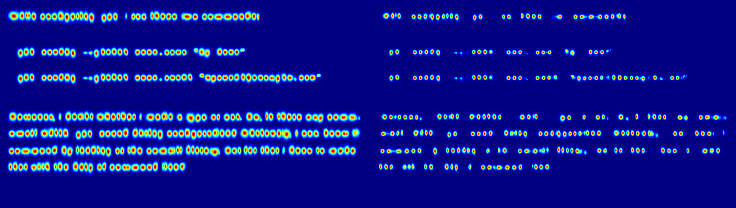
#> input picture application/tools/ocr/temp.png, 736 x 208 px
$ python -i load_image.py   (imports and definitions only)
#> lines starting #> are read from the running program, lines starting #| are printed output that depends on the picture
import os
import cv2
import numpy as np
from skimage import io
from PIL import JpegImagePlugin
from urllib.request import urlretrieve

def loadImage(image):
#> called with image = '../../temp.png'
    if type(image) == str:
        if image.startswith('http://') or image.startswith('https://'):
            tmp, _ = urlretrieve(image)
            img_cv_grey = cv2.imread(tmp, cv2.IMREAD_GRAYSCALE)
            os.remove(tmp)
        else:
            img_cv_grey = cv2.imread(image, cv2.IMREAD_GRAYSCALE)
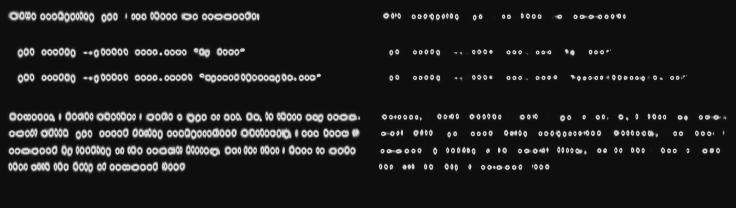
#> img_cv_grey: shape (208, 736); min 14, max 225, mean 31
            image = os.path.expanduser(image)
        img = io.imread(image)           # RGB order
        if img.shape[0] == 2: img = img[0]
        if len(img.shape) == 2 : img = cv2.cvtColor(img, cv2.COLOR_GRAY2RGB)
        if img.shape[2] == 4:   img = img[:,:,:3]
        img = np.array(img)

    elif type(image) == bytes:
        nparr = np.frombuffer(image, np.uint8)
        img = cv2.imdecode(nparr, cv2.IMREAD_COLOR)
        img = cv2.cvtColor(img, cv2.COLOR_BGR2RGB)
        img_cv_grey = cv2.cvtColor(img, cv2.COLOR_BGR2GRAY)

    elif type(image) == np.ndarray:
        if len(image.shape) == 2: # grayscale
            img_cv_grey = image
            img = cv2.cvtColor(image, cv2.COLOR_GRAY2BGR)
        elif len(image.shape) == 3 and image.shape[2] == 1:
            img_cv_grey = np.squeeze(image)
            img = cv2.cvtColor(img_cv_grey, cv2.COLOR_GRAY2BGR)
        elif len(image.shape) == 3 and image.shape[2] == 3: # BGRscale
            img = image
            img_cv_grey = cv2.cvtColor(image, cv2.COLOR_BGR2GRAY)
        elif len(image.shape) == 3 and image.shape[2] == 4: # RGBAscale
            img = image[:,:,:3]
            img = cv2.cvtColor(img, cv2.COLOR_RGB2BGR)
            img_cv_grey = cv2.cvtColor(img, cv2.COLOR_BGR2GRAY)
    elif type(image) == JpegImagePlugin.JpegImageFile:
        image_array = np.array(image)
        img = cv2.cvtColor(image_array, cv2.COLOR_RGB2BGR)
        img_cv_grey = cv2.cvtColor(img, cv2.COLOR_BGR2GRAY)
    else:
        raise ValueError('Invalid input type. Supporting format = string(file path or url), bytes, numpy array')

    return img, img_cv_grey

>>> result = loadImage('../../temp.png')
